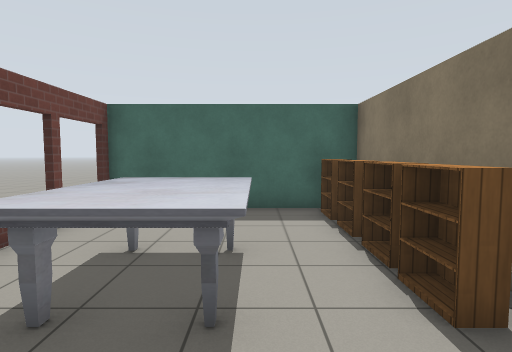
[1] (above)

16 first-person views from a walk through a robot-simulator world made for Gazebo. The camera is 1.3 m above the floor, tilts 4° down and sees 80° across. The floor is counted in squares, 1 m on a side. Each view is taken from the middle of a square. On the plan, view 1 faces up. The plan holds only what a view shows up to about 14 squares ahead; the rest is blank. Robots are left out. Gazebo's built-in surfaces are drawn with simple patterns.

[2]
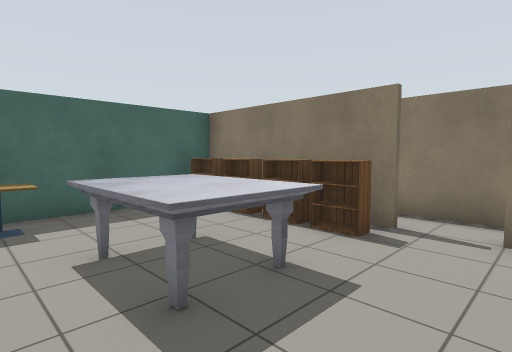

[3]
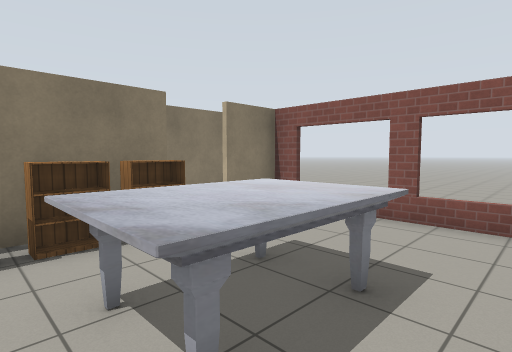

[4]
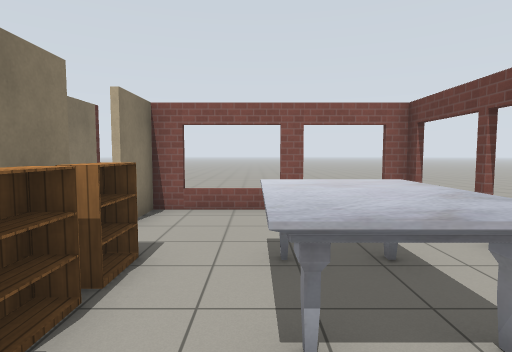

[5]
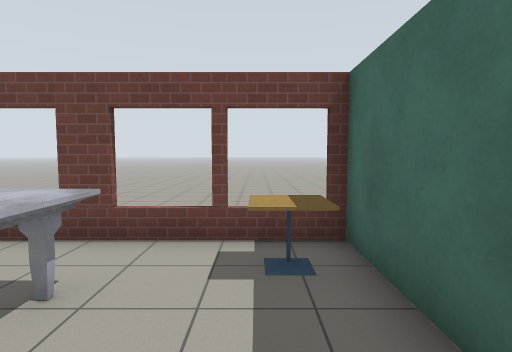

[6]
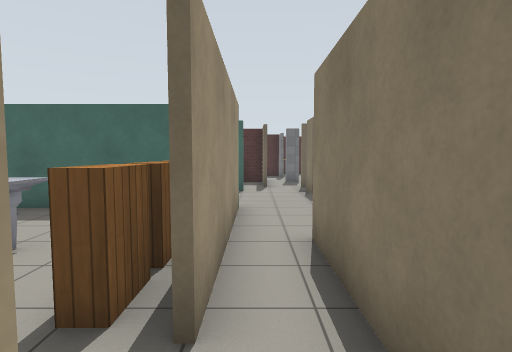

[7]
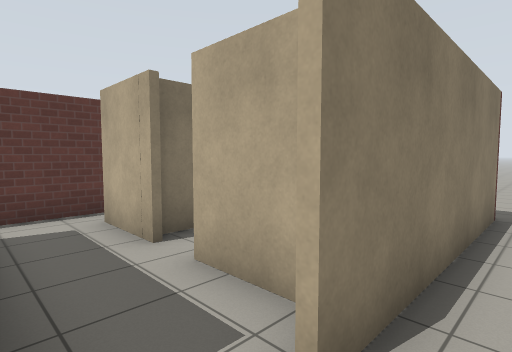

[8]
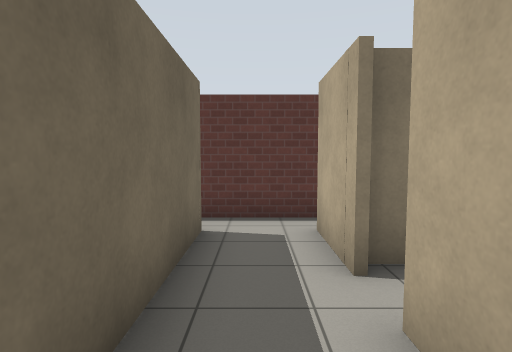

[9]
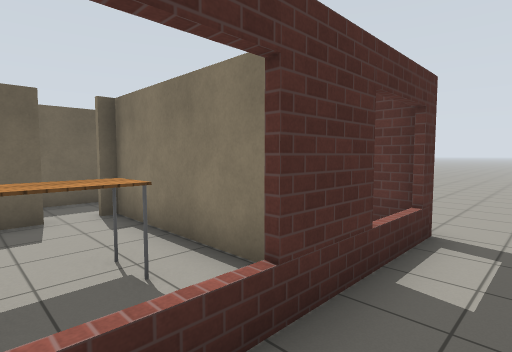

[10]
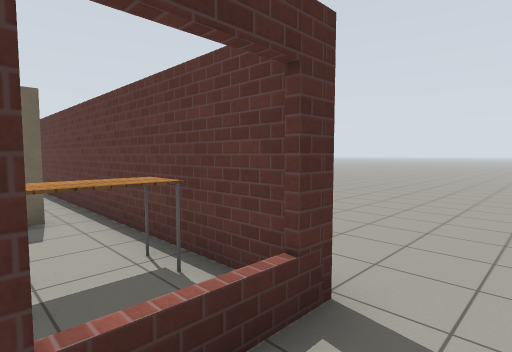

[11]
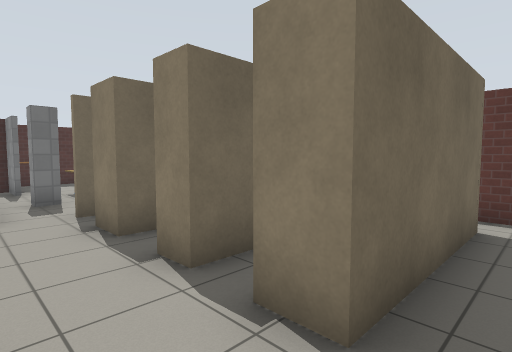

[12]
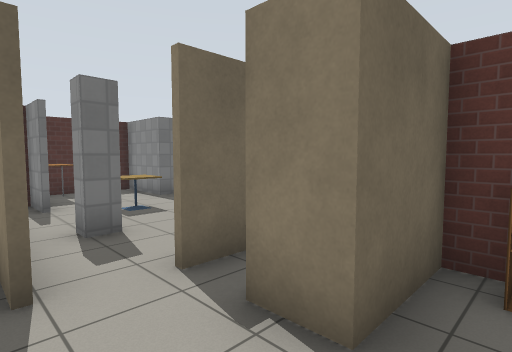

[13]
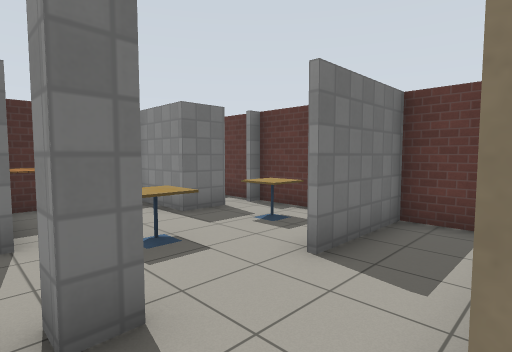

[14]
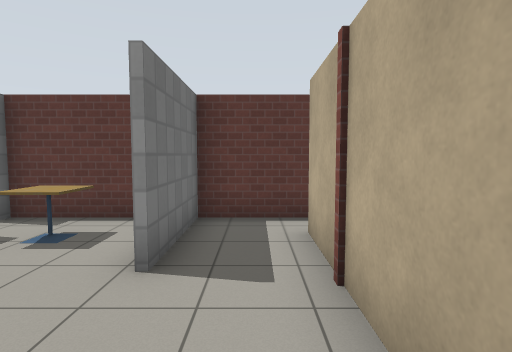

[15]
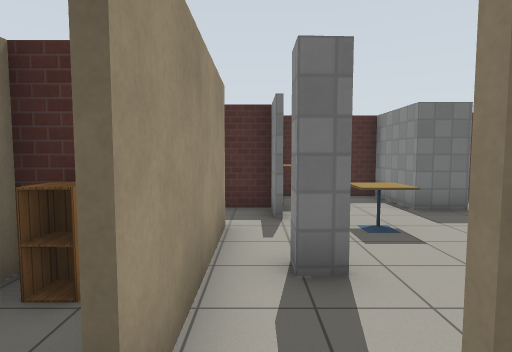

[16]
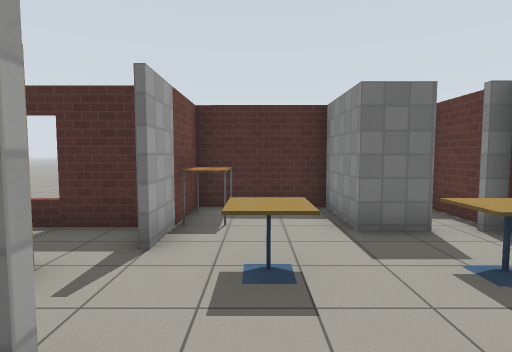

### Floor plan
Ten units are one square. View 1 is at (0, 0); x grows to the right and y downward. Boxes are objects, and circles mark ways between rooms. Rooms are numbered by the first view taken in them; rooms with no view inside come last. Other rooms are left out.
<svg viewBox="-40 -210 147 245">
<path fill="none" stroke="#000" d="M45 -39 63 -39M39 -6 39 -47M24 -74 -16 -74M-35 -68 -35 -10M-35 12 24 11 24 -6M71 -39 93 -39M92 -59 48 -59M102 -41 102 -98M39 16 39 -6M95 16 53 16M26 -74 26 -64M48 -79 48 -87M69 -99 48 -99 48 -110M48 -59 48 -69M51 -142 44 -142 44 -148M34 -165 34 -121M45 -189 45 -170M90 -181 77 -181 77 -205 44 -205M50 -121 91 -121M102 -155 102 -181M102 -119 102 -144 72 -143M63 -38 55 -38M75 6 75 -38 71 -38M102 16 102 -41"/>
<rect x="-35" y="-75" width="20" height="20" fill="#bbb"><title>cafe table</title></rect>
<rect x="-25" y="-45" width="30" height="30" fill="#bbb"><title>marble table</title></rect>
<rect x="15" y="-35" width="10" height="20" fill="#bbb"><title>bookshelf</title></rect>
<rect x="15" y="-45" width="10" height="10" fill="#bbb"><title>bookshelf</title></rect>
<rect x="15" y="-55" width="10" height="10" fill="#bbb"><title>bookshelf</title></rect>
<rect x="15" y="-65" width="10" height="10" fill="#bbb"><title>bookshelf</title></rect>
<rect x="55" y="-95" width="10" height="10" fill="#bbb"><title>cabinet</title></rect>
<rect x="45" y="-205" width="10" height="20" fill="#bbb"><title>table</title></rect>
<rect x="55" y="-165" width="10" height="10" fill="#bbb"><title>cafe table</title></rect>
<rect x="75" y="-165" width="20" height="10" fill="#bbb"><title>cafe table</title></rect>
<rect x="45" y="-15" width="20" height="20" fill="#bbb"><title>table</title></rect>
<rect x="85" y="-15" width="10" height="20" fill="#bbb"><title>table</title></rect>
<circle cx="30" cy="5" r="3" fill="#2a7"/>
<circle cx="35" cy="-70" r="3" fill="#2a7"/>
<circle cx="70" cy="-40" r="3" fill="#2a7"/>
<circle cx="40" cy="-120" r="3" fill="#2a7"/>
<text x="10" y="-30">1</text>
<text x="0" y="20">2</text>
<text x="-20" y="-150">3</text>
<text x="60" y="-160">4</text>
<text x="60" y="-20">5</text>
<text x="90" y="-20">6</text>
</svg>
Room 1 opens to room 2. Room 1 opens to room 3. Room 1 opens to room 5. Room 3 opens to room 4.

Where each view was taken, in squares from view 1:
view 1: 0 up, 0 right, facing up
view 2: 0 up, 3 left, facing up-right
view 3: 5 up, 3 left, facing down-right
view 4: 6 up, 0 right, facing down
view 5: 6 up, 1 right, facing left
view 6: 0 up, 3 right, facing up
view 7: 6 up, 3 right, facing down-right
view 8: 5 up, 4 right, facing right
view 9: 3 down, 5 right, facing up-right
view 10: 3 down, 8 right, facing up-right
view 11: 5 up, 3 right, facing up-right
view 12: 9 up, 3 right, facing up-right
view 13: 12 up, 4 right, facing up-right
view 14: 13 up, 4 right, facing right
view 15: 11 up, 4 right, facing up
view 16: 13 up, 6 right, facing up
